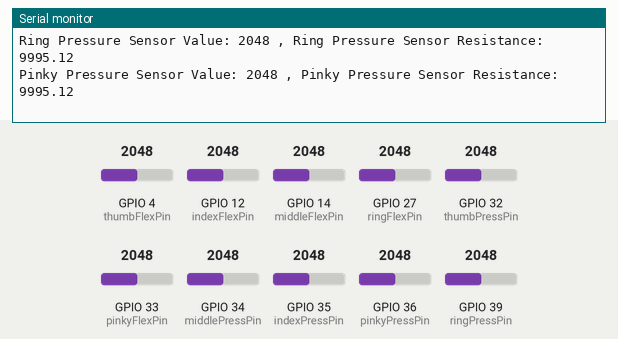
Bench run of a sketch on a simulated ESP32. Parts: the last lines printed to the serial monitor. Inputs (shaded band) come from the test bench; at power-on: GPIO 4 (thumbFlexPin) = 2048, GPIO 12 (indexFlexPin) = 2048, GPIO 14 (middleFlexPin) = 2048, GPIO 27 (ringFlexPin) = 2048, GPIO 32 (thumbPressPin) = 2048, GPIO 33 (pinkyFlexPin) = 2048, GPIO 34 (middlePressPin) = 2048, GPIO 35 (indexPressPin) = 2048, GPIO 36 (pinkyPressPin) = 2048, GPIO 39 (ringPressPin) = 2048.

Above: at 1.2 s.
1.3 s: GPIO 4 (thumbFlexPin) set to 2384
4.3 s: GPIO 4 (thumbFlexPin) set to 2500
At 5.2 s:
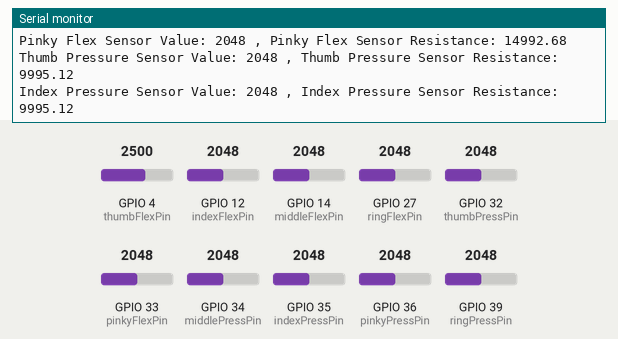
5.8 s: GPIO 12 (indexFlexPin) set to 2391
At 6.9 s:
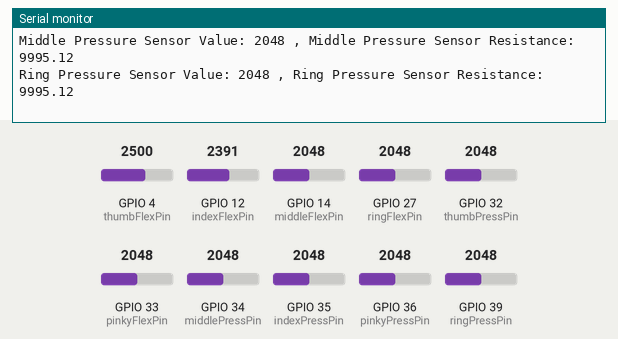
8.8 s: GPIO 12 (indexFlexPin) set to 2497
At 9.5 s:
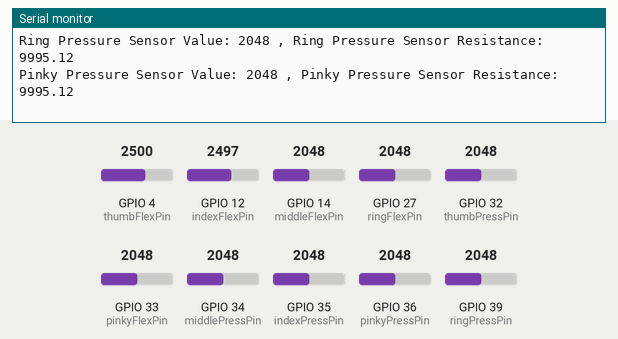
11.8 s: GPIO 14 (middleFlexPin) set to 2427
At 12.7 s:
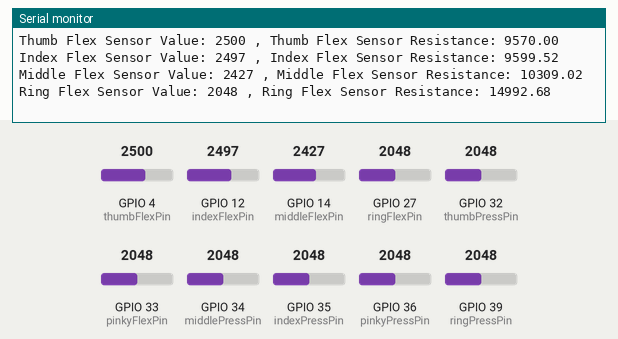
13.3 s: GPIO 14 (middleFlexPin) set to 2492
At 14.0 s:
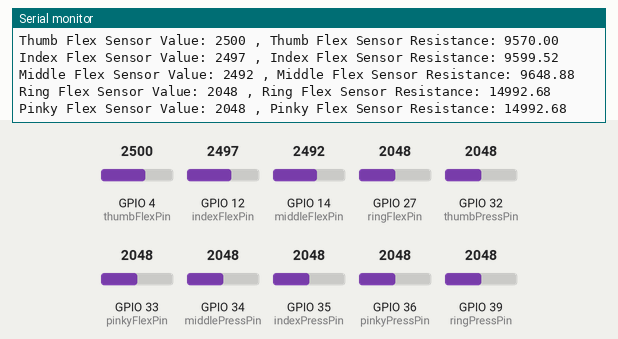
Timing chart, 0 to 16.2 s (numbered marks = the images above; inputs shaded):
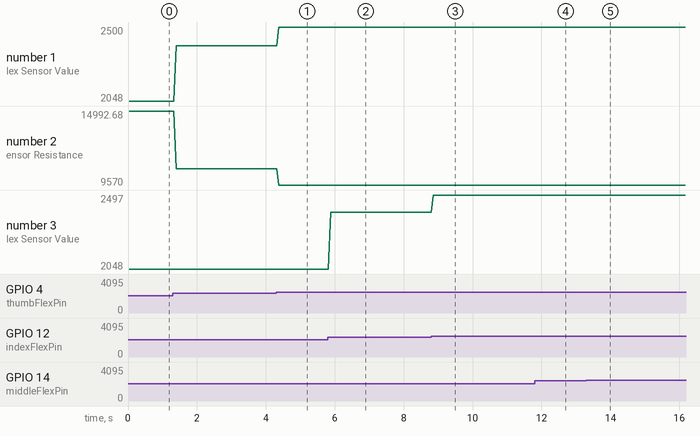

Measured:
- the behaviour switches between 2457 and 2458 on GPIO 4 (thumbFlexPin) (found by bisection; images 0 and 1)
- the behaviour switches between 2457 and 2458 on GPIO 12 (indexFlexPin) (found by bisection; images 2 and 3)
- the behaviour switches between 2457 and 2458 on GPIO 14 (middleFlexPin) (found by bisection; images 4 and 5)
- after the input at 4.3 s, the serial monitor: prints a new line after 0.08 s (image 1)
- after the input at 5.8 s, the serial monitor: prints a new line after 0.08 s (image 2)
- after the input at 8.8 s, the serial monitor: prints a new line after 0.06 s (image 3)
- after the input at 11.8 s, the serial monitor: prints a new line after 0.05 s (image 4)
- after the input at 13.3 s, the serial monitor: prints a new line after 0.10 s (image 5)

The sketch:

ESP32_Flex_and_Pressure_Test.ino
```cpp
// Defining the pins used
const int thumbPressPin = 32;    // G32 Pin for thumb pressure sensor
const int indexPressPin = 35;  // G35 Pin for index pressure sensor
const int middlePressPin = 34;   // G34 Pin for middle pressure sensor
const int ringPressPin = 39; // SN (G39) Pin for ring pressure sensor
const int pinkyPressPin = 36; // SP (G36) Pin for pinky pressure sensor
const int thumbFlexPin = 4; // G4 Pin for thumb flex sensor
const int indexFlexPin = 12; // G12 Pin for index flex sensor
const int middleFlexPin = 14; // G14 Pin for middle flex sensor
const int ringFlexPin = 27; // G27 Pin for ring flex sensor
const int pinkyFlexPin = 33; // G33 Pin for pinky flex sensor

void setup() {
  Serial.begin(115200);

  // Wait until serial done initializing
  while (!Serial) delay(10);

  // Initialize each pin
  pinMode(thumbPressPin, INPUT);
  pinMode(indexPressPin, INPUT);
  pinMode(middlePressPin, INPUT);
  pinMode(ringPressPin, INPUT);
  pinMode(pinkyPressPin, INPUT);
  pinMode(thumbFlexPin, INPUT);
  pinMode(indexFlexPin, INPUT);
  pinMode(middleFlexPin, INPUT);
  pinMode(ringFlexPin, INPUT);
  pinMode(pinkyFlexPin, INPUT);
}

void loop() {
  int thumbPressValue = analogRead(thumbPressPin);
  int indexPressValue = analogRead(indexPressPin);
  int middlePressValue = analogRead(middlePressPin);
  int ringPressValue = analogRead(ringPressPin);
  int pinkyPressValue = analogRead(pinkyPressPin);
  int thumbFlexValue = analogRead(thumbFlexPin);
  int indexFlexValue = analogRead(indexFlexPin);
  int middleFlexValue = analogRead(middleFlexPin);
  int ringFlexValue = analogRead(ringFlexPin);
  int pinkyFlexValue = analogRead(pinkyFlexPin);

  // Read each flex and pressure sensor ports and read the resistance (in ohm)
  float thumbPressRes = 1000*(33 - 10*((analogRead(thumbPressPin)*3.3)/4095))/((analogRead(thumbPressPin)*3.3)/4095);
  float indexPressRes = 1000*(33 - 10*((analogRead(indexPressPin)*3.3)/4095))/((analogRead(indexPressPin)*3.3)/4095);
  float middlePressRes = 1000*(33 - 10*((analogRead(middlePressPin)*3.3)/4095))/((analogRead(middlePressPin)*3.3)/4095);
  float ringPressRes = 1000*(33 - 10*((analogRead(ringPressPin)*3.3)/4095))/((analogRead(ringPressPin)*3.3)/4095);
  float pinkyPressRes = 1000*(33 - 10*((analogRead(pinkyPressPin)*3.3)/4095))/((analogRead(pinkyPressPin)*3.3)/4095);
  float thumbFlexRes = 1000*(49.5 - 15*((analogRead(thumbFlexPin)*3.3)/4095))/((analogRead(thumbFlexPin)*3.3)/4095);
  float indexFlexRes = 1000*(49.5 - 15*((analogRead(indexFlexPin)*3.3)/4095))/((analogRead(indexFlexPin)*3.3)/4095);
  float middleFlexRes = 1000*(49.5 - 15*((analogRead(middleFlexPin)*3.3)/4095))/((analogRead(middleFlexPin)*3.3)/4095);
  float ringFlexRes = 1000*(49.5 - 15*((analogRead(ringFlexPin)*3.3)/4095))/((analogRead(ringFlexPin)*3.3)/4095);
  float pinkyFlexRes = 1000*(49.5 - 15*((analogRead(pinkyFlexPin)*3.3)/4095))/((analogRead(pinkyFlexPin)*3.3)/4095);

  Serial.print("Thumb Pressure Sensor Value: "); Serial.print(thumbPressValue); Serial.print(" , Thumb Pressure Sensor Resistance: "); Serial.println(thumbPressRes);
  Serial.print("Index Pressure Sensor Value: "); Serial.print(indexPressValue); Serial.print(" , Index Pressure Sensor Resistance: "); Serial.println(indexPressRes);
  Serial.print("Middle Pressure Sensor Value: "); Serial.print(middlePressValue); Serial.print(" , Middle Pressure Sensor Resistance: "); Serial.println(middlePressRes);
  Serial.print("Ring Pressure Sensor Value: "); Serial.print(ringPressValue); Serial.print(" , Ring Pressure Sensor Resistance: "); Serial.println(ringPressRes);
  Serial.print("Pinky Pressure Sensor Value: "); Serial.print(pinkyPressValue); Serial.print(" , Pinky Pressure Sensor Resistance: "); Serial.println(pinkyPressRes);
  Serial.print("Thumb Flex Sensor Value: "); Serial.print(thumbFlexValue); Serial.print(" , Thumb Flex Sensor Resistance: "); Serial.println(thumbFlexRes);
  Serial.print("Index Flex Sensor Value: "); Serial.print(indexFlexValue); Serial.print(" , Index Flex Sensor Resistance: "); Serial.println(indexFlexRes);
  Serial.print("Middle Flex Sensor Value: "); Serial.print(middleFlexValue); Serial.print(" , Middle Flex Sensor Resistance: "); Serial.println(middleFlexRes);
  Serial.print("Ring Flex Sensor Value: "); Serial.print(ringFlexValue); Serial.print(" , Ring Flex Sensor Resistance: "); Serial.println(ringFlexRes);
  Serial.print("Pinky Flex Sensor Value: "); Serial.print(pinkyFlexValue); Serial.print(" , Pinky Flex Sensor Resistance: "); Serial.println(pinkyFlexRes);
}
```
